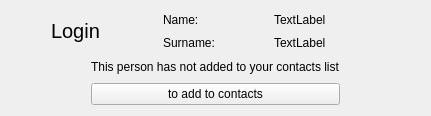
              <widget class="QWidget" name="MainPotentialFriendPage">
               <layout class="QGridLayout" name="gridLayout_20">
                <item row="0" column="0">
                 <layout class="QGridLayout" name="gridLayout_19">
                  <item row="1" column="3">
                   <widget class="QLabel" name="SearchFriendSurnameLabel">
                    <property name="text">
                     <string>TextLabel</string>
                    </property>
                   </widget>
                  </item>
                  <item row="1" column="2">
                   <widget class="QLabel" name="label_2">
                    <property name="text">
                     <string>Surname:</string>
                    </property>
                   </widget>
                  </item>
                  <item row="0" column="0" rowspan="2">
                   <spacer name="horizontalSpacer_28">
                    <property name="orientation">
                     <enum>Qt::Horizontal</enum>
                    </property>
                    <property name="sizeType">
                     <enum>QSizePolicy::Preferred</enum>
                    </property>
                    <property name="sizeHint" stdset="0">
                     <size>
                      <width>40</width>
                      <height>20</height>
                     </size>
                    </property>
                   </spacer>
                  </item>
                  <item row="0" column="3">
                   <widget class="QLabel" name="SearchFriendNameLabel">
                    <property name="text">
                     <string>TextLabel</string>
                    </property>
                   </widget>
                  </item>
                  <item row="0" column="2">
                   <widget class="QLabel" name="label">
                    <property name="text">
                     <string>Name:</string>
                    </property>
                   </widget>
                  </item>
                  <item row="0" column="1" rowspan="2">
                   <widget class="QLabel" name="SearchFriendLoginLabel">
                    <property name="minimumSize">
                     <size>
                      <width>100</width>
                      <height>40</height>
                     </size>
                    </property>
                    <property name="font">
                     <font>
                      <pointsize>15</pointsize>
                     </font>
                    </property>
                    <property name="text">
                     <string>Login</string>
                    </property>
                   </widget>
                  </item>
                  <item row="0" column="4" rowspan="2">
                   <spacer name="horizontalSpacer_27">
                    <property name="orientation">
                     <enum>Qt::Horizontal</enum>
                    </property>
                    <property name="sizeType">
                     <enum>QSizePolicy::Preferred</enum>
                    </property>
                    <property name="sizeHint" stdset="0">
                     <size>
                      <width>40</width>
                      <height>20</height>
                     </size>
                    </property>
                   </spacer>
                  </item>
                  <item row="2" column="4">
                   <spacer name="verticalSpacer_14">
                    <property name="orientation">
                     <enum>Qt::Vertical</enum>
                    </property>
                    <property name="sizeHint" stdset="0">
                     <size>
                      <width>20</width>
                      <height>40</height>
                     </size>
                    </property>
                   </spacer>
                  </item>
                  <item row="2" column="1" colspan="3">
                   <layout class="QGridLayout" name="gridLayout_21">
                    <item row="0" column="1">
                     <widget class="QLabel" name="label_17">
                      <property name="text">
                       <string>This person has not added to your contacts list</string>
                      </property>
                     </widget>
                    </item>
                    <item row="1" column="1">
                     <widget class="QPushButton" name="MainAddFrinedBut">
                      <property name="text">
                       <string>to add to contacts</string>
                      </property>
                     </widget>
                    </item>
                    <item row="0" column="0">
                     <spacer name="horizontalSpacer_33">
                      <property name="orientation">
                       <enum>Qt::Horizontal</enum>
                      </property>
                      <property name="sizeHint" stdset="0">
                       <size>
                        <width>40</width>
                        <height>20</height>
                       </size>
                      </property>
                     </spacer>
                    </item>
                    <item row="0" column="2">
                     <spacer name="horizontalSpacer_34">
                      <property name="orientation">
                       <enum>Qt::Horizontal</enum>
                      </property>
                      <property name="sizeHint" stdset="0">
                       <size>
                        <width>40</width>
                        <height>20</height>
                       </size>
                      </property>
                     </spacer>
                    </item>
                   </layout>
                  </item>
                 </layout>
                </item>
               </layout>
              </widget>
